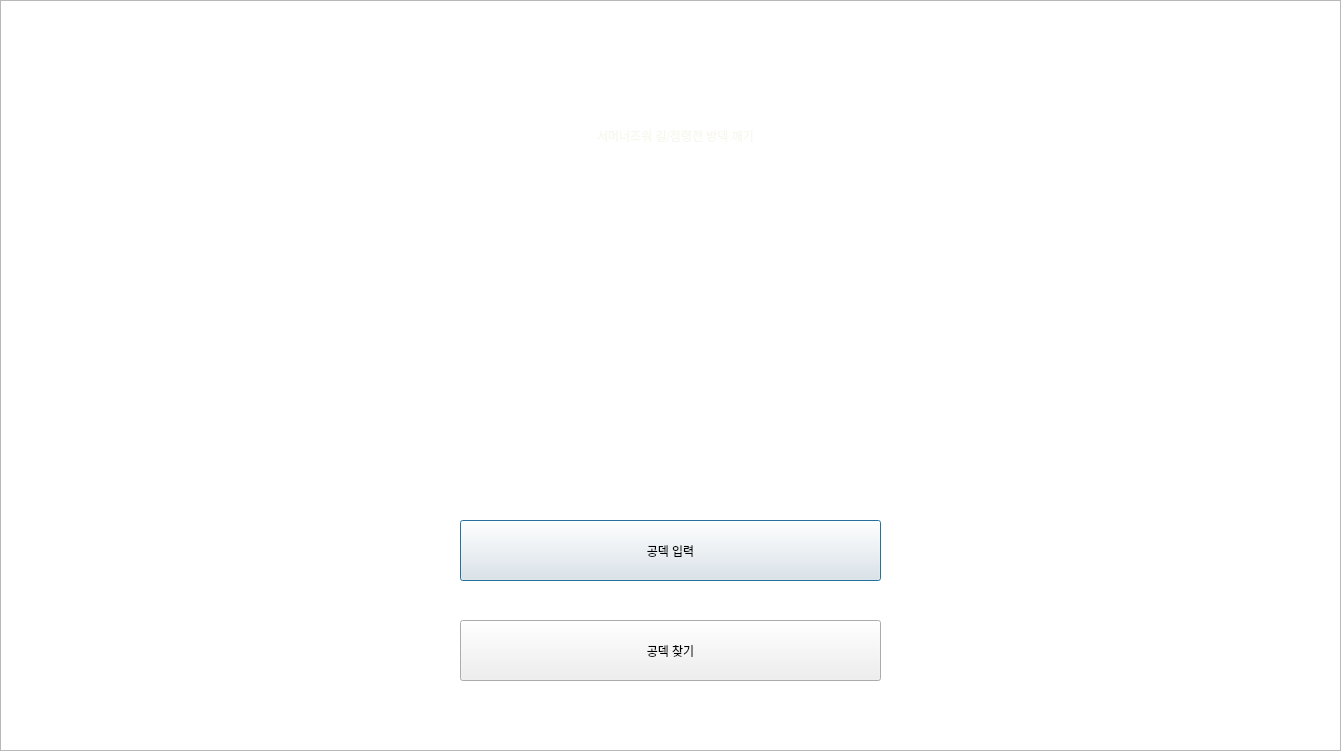
<?xml version="1.0" encoding="UTF-8"?>
<ui version="4.0">
 <class>MAIN</class>
 <widget class="QDialog" name="MAIN">
  <property name="geometry">
   <rect>
    <x>0</x>
    <y>0</y>
    <width>1341</width>
    <height>751</height>
   </rect>
  </property>
  <property name="minimumSize">
   <size>
    <width>1341</width>
    <height>751</height>
   </size>
  </property>
  <property name="maximumSize">
   <size>
    <width>1341</width>
    <height>751</height>
   </size>
  </property>
  <property name="windowTitle">
   <string>Dialog</string>
  </property>
  <widget class="QLabel" name="label">
   <property name="geometry">
    <rect>
     <x>210</x>
     <y>90</y>
     <width>931</width>
     <height>91</height>
    </rect>
   </property>
   <property name="styleSheet">
    <string notr="true">color: rgb(247, 247, 238);
font: 36pt &quot;배달의민족 도현&quot;;</string>
   </property>
   <property name="text">
    <string>서머너즈워 길/점령전 방덱 깨기</string>
   </property>
   <property name="alignment">
    <set>Qt::AlignCenter</set>
   </property>
  </widget>
  <widget class="QPushButton" name="input">
   <property name="geometry">
    <rect>
     <x>460</x>
     <y>520</y>
     <width>421</width>
     <height>61</height>
    </rect>
   </property>
   <property name="minimumSize">
    <size>
     <width>421</width>
     <height>61</height>
    </size>
   </property>
   <property name="maximumSize">
    <size>
     <width>421</width>
     <height>61</height>
    </size>
   </property>
   <property name="acceptDrops">
    <bool>false</bool>
   </property>
   <property name="styleSheet">
    <string notr="true">font: 20pt &quot;배달의민족 도현&quot;;</string>
   </property>
   <property name="text">
    <string>공덱 입력</string>
   </property>
   <property name="checkable">
    <bool>false</bool>
   </property>
   <property name="checked">
    <bool>false</bool>
   </property>
   <property name="autoRepeat">
    <bool>false</bool>
   </property>
   <property name="autoExclusive">
    <bool>false</bool>
   </property>
   <property name="default">
    <bool>false</bool>
   </property>
  </widget>
  <widget class="QPushButton" name="find">
   <property name="geometry">
    <rect>
     <x>460</x>
     <y>620</y>
     <width>421</width>
     <height>61</height>
    </rect>
   </property>
   <property name="minimumSize">
    <size>
     <width>421</width>
     <height>61</height>
    </size>
   </property>
   <property name="maximumSize">
    <size>
     <width>421</width>
     <height>61</height>
    </size>
   </property>
   <property name="styleSheet">
    <string notr="true">font: 20pt &quot;배달의민족 도현&quot;;</string>
   </property>
   <property name="text">
    <string>공덱 찾기</string>
   </property>
  </widget>
  <widget class="QGraphicsView" name="graphicsView">
   <property name="geometry">
    <rect>
     <x>0</x>
     <y>0</y>
     <width>1341</width>
     <height>751</height>
    </rect>
   </property>
   <property name="minimumSize">
    <size>
     <width>1341</width>
     <height>751</height>
    </size>
   </property>
   <property name="maximumSize">
    <size>
     <width>1341</width>
     <height>751</height>
    </size>
   </property>
   <property name="styleSheet">
    <string notr="true">background-image: url(:/background/KakaoTalk_20200920_123437693.png);</string>
   </property>
  </widget>
  <zorder>graphicsView</zorder>
  <zorder>label</zorder>
  <zorder>input</zorder>
  <zorder>find</zorder>
 </widget>
 <resources>
  <include location="main_background.qrc"/>
 </resources>
 <connections/>
</ui>
